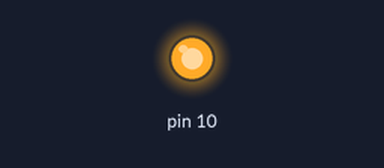
Bench run of a sketch on a simulated Arduino Uno, built with avr-gcc and run on an emulated ATmega328P. On the bench: output pins drawn as LEDs (lit = HIGH). What the sketch prints to the serial monitor is not drawn.

Above: at 0.2 s.
Timing chart, 0 to 1.7 s (numbered marks = the images above):
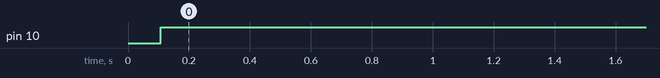

The sketch:

Teensy4.1.ino
```cpp
#include <SPI.h>  // SPIライブラリを導入

//変数の設定
static const int MSG_SIZE = 20;//データのサイズ（何バイト分か）
uint8_t s_message_buf[MSG_SIZE];//送信データバッファ用の配列
uint8_t r_message_buf[MSG_SIZE];//受信データバッファ用の配列
int checksum;//チェックサム計算用

//SPI通信設定のインスタンスを立てる
SPISettings mySPISettings = SPISettings(6000000, MSBFIRST, SPI_MODE3);

void setup() {
  //SPI通信とシリアル通信の初期設定
  Serial.begin(115200);
  pinMode (SS, OUTPUT);  // スレーブ機器を起こす
  SPI.begin();   // SPIの初期化
  delay(100); //シリアルの起動を安定させる（要調整）
  Serial.println("SPI Master Start."); //シリアル始動のご挨拶

  //送受信バッファのリセット
  memset(s_message_buf, 0, MSG_SIZE);
  memset(r_message_buf, 0, MSG_SIZE);
}

void loop() {
  Serial.println();//シリアルモニタ改行

  //送信データの作成
  checksum = 0;
  for (int i = 0; i < MSG_SIZE-1; i++) {
    s_message_buf[i] = uint8_t (i & 0xFF);
    checksum += int(s_message_buf[i]);
  }
  checksum = (checksum ^ 0xFF) & 0xFF; //合計値を反転し、下位2ビットを取得
  s_message_buf[MSG_SIZE-1] = uint8_t (checksum);//末尾にチェックサムを追加

  //送信データの表示
  Serial.print("  [Send] ");
  for (int i = 0; i < MSG_SIZE; i++) {
    Serial.print(uint8_t (s_message_buf[i]));
    Serial.print(",");
  }
  Serial.println();

  //SPI通信の開始
  SPI.beginTransaction(mySPISettings);//通信開始
  digitalWrite(SS, LOW); //スレーブ機器を起こす

  //送信の実施と同時に受信データを受信データ用配列に書き写す
  for ( int i = 0; i < MSG_SIZE; i++) {
    r_message_buf[i] = SPI.transfer(s_message_buf[i]);  //※送信と同時に受信データが返り値になる
    delayMicroseconds(50);//送受信時間調整用のディレイ
  }

  //受信データの表示
  Serial.print("  [Rsvd] ");
  for (int i = 0; i < MSG_SIZE; i++) {
    Serial.print(uint8_t (r_message_buf[i]));
    Serial.print(",");
  } Serial.println();

  //受信データのチェックサム確認
  checksum = 0;
  for (int i = 0; i < MSG_SIZE - 1; i++) {//受信データの末尾-1番までの値を合計
    checksum += int(r_message_buf[i]);
  }
  checksum = (checksum ^ 0xFF) & 0xFF; //合計値を反転し、下位2ビットを取得

  Serial.print("  CKSUM: "); // チェックサムの正解を表示
  Serial.println(uint8_t (r_message_buf[MSG_SIZE - 1]));

  if (uint8_t (checksum) == uint8_t (r_message_buf[MSG_SIZE - 1])) {//チェックサムの正誤を表示
    Serial.print("    OK!: "); Serial.println(uint8_t (checksum));
  } else {
    Serial.print("****NG*: "); Serial.println(uint8_t (checksum));
  }

  digitalWrite(SS, HIGH);//スレーブ機器を終了
  SPI.endTransaction();//SPIを解放
  delay(1000);
}
```

Measured:
- by itself, pin 10: LOW → HIGH at 0.11 s
